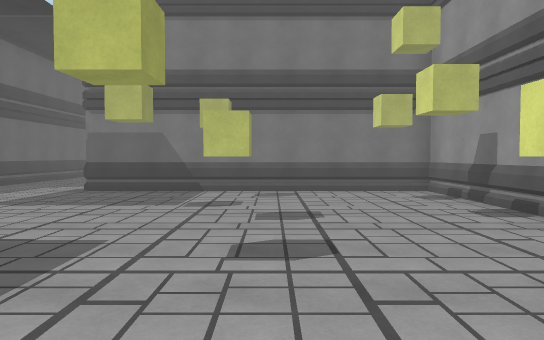
view 1 (above)

17 first-person views from a walk through a 3-D level made in the Unity game engine. The camera is 1.5 m above the floor, tilts 2° down and sees 70° across. The floor is counted in squares, 2 m on a side. Each view is taken from the middle of a square. On the plan, view 1 faces up. The plan holds only what a view shows up to about 12 squares ahead; the rest is blank. The place goes on beyond the plan. The player is left out.

view 2
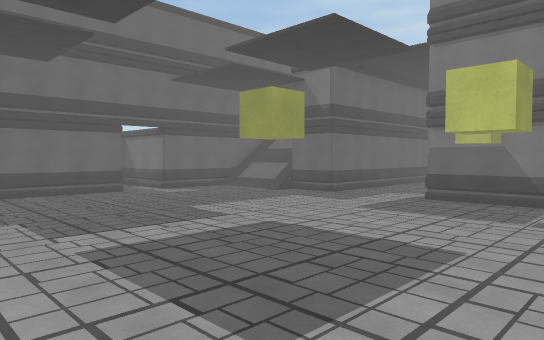

view 3
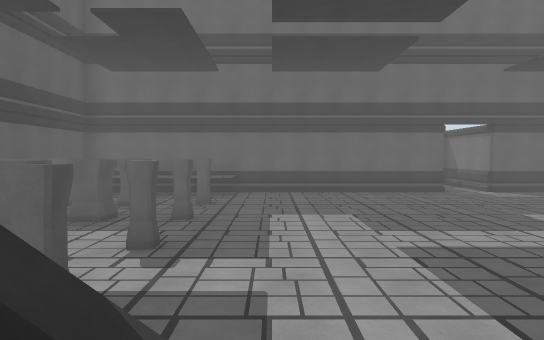

view 4
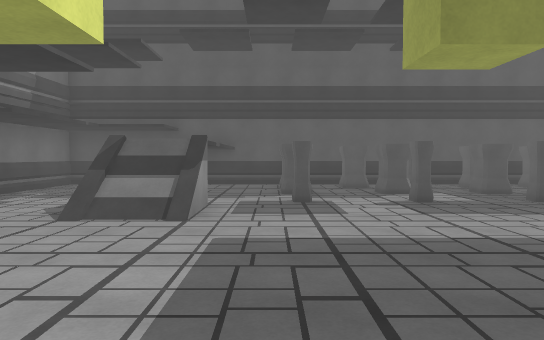

view 5
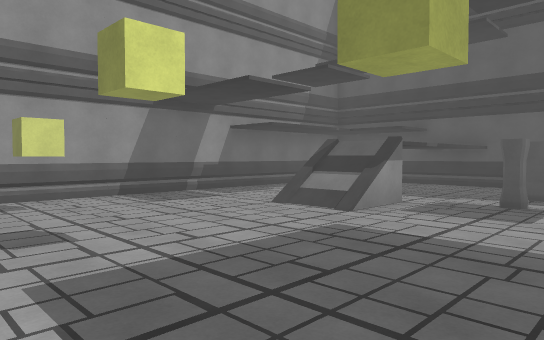

view 6
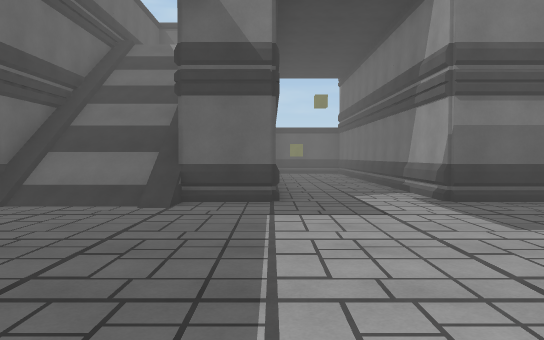

view 7
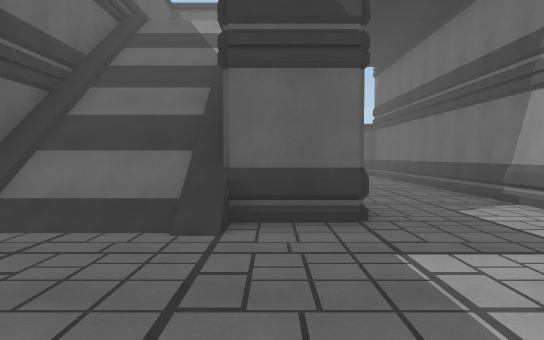

view 8
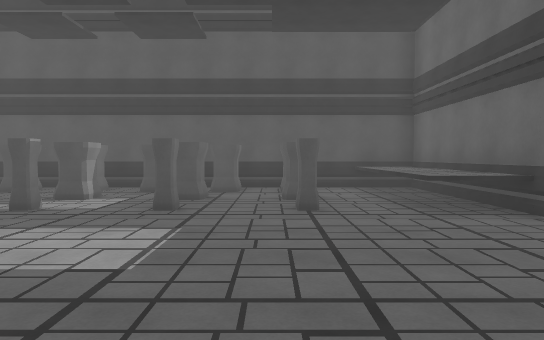

view 9
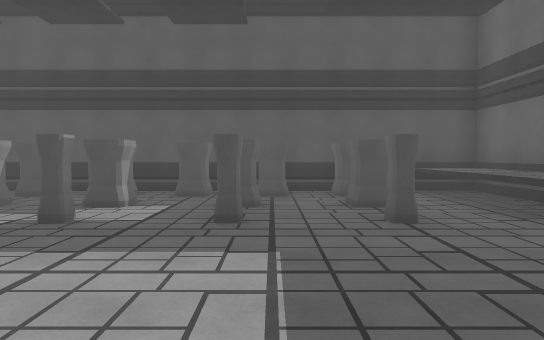

view 10
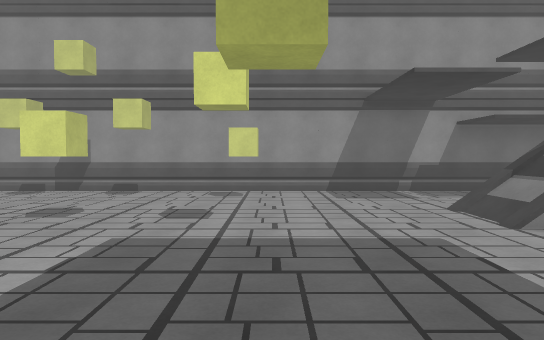

view 11
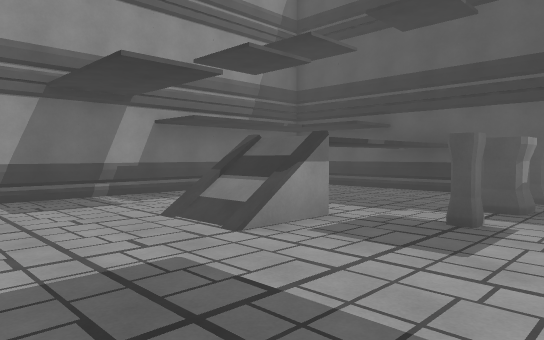

view 12
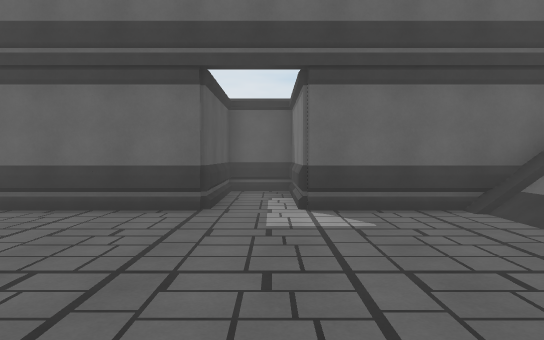

view 13
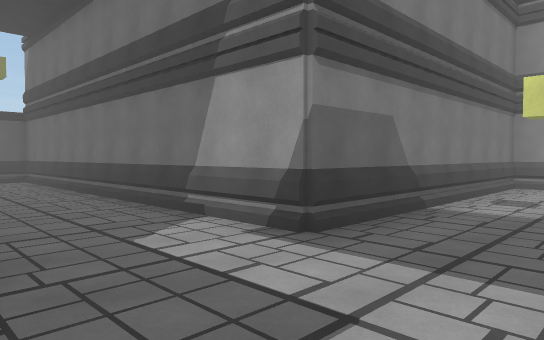

view 14
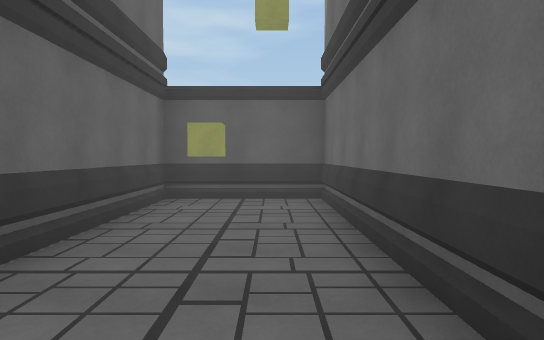

view 15
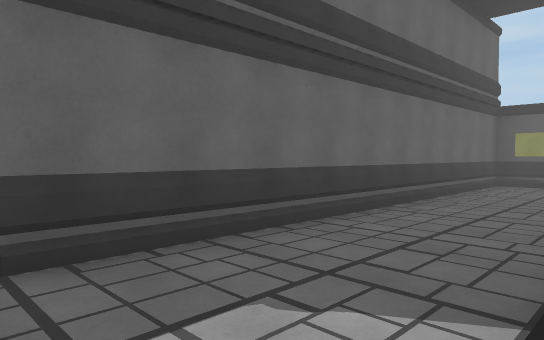

view 16
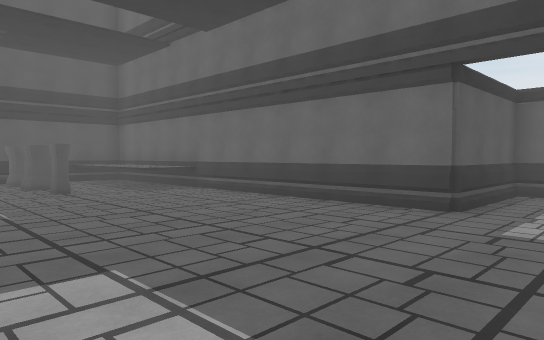

view 17
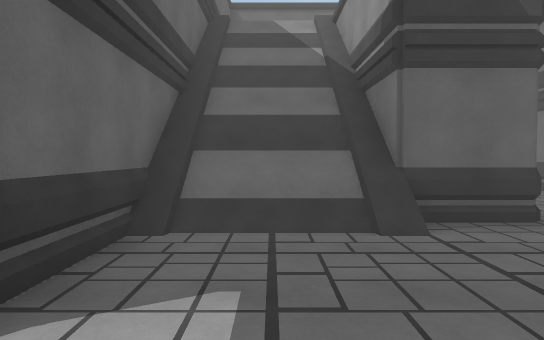

### Floor plan
Key: @ floor where view 1 was taken; # wall or solid block; . main floor; : floor 8 m higher than the main floor; / step, stairs or slope; = window, fence, low wall or low ledge; ^ raised ledge; C cube.
Columns run from 15 left of view 1 to 4 right of it. Each row starts with its distance up from view 1.
 19         ####
 18         #C.#
 17         #..#
 16     #   :..#
 15     #   :..#
 14    ##   :..#
 13    #//= :..#
 12    #//# :..#
 11    #//= :..#
 10    #//# :..#
  9    #//##:..#########
  8    #///............#
  7    #...............#
  6 ####...............#
  5 #..................#
  4 ####...............#
  3    #.............C.#
  2    #...............#
  1    #...............#
  0    #...........@...#
 -1    #..........//...#
 -2    #^^..#.#.#.#/...#
 -3    #^^.............#
 -4    #^^.#.#.#.#.....#
 -5    #^^..##.#.......#
 -6    #^^.............#
 -7     ################

Positions as (right, up) in squares from view 1, and headings:
1: (0, 0), facing up
2: (0, -1), facing up-left
3: (0, -1), facing left
4: (-2, 4), facing down
5: (-4, 4), facing down-right
6: (-7, 2), facing up
7: (-8, 4), facing up
8: (-8, 3), facing down
9: (-7, 2), facing down
10: (-5, 2), facing right
11: (-4, 2), facing down-right
12: (-6, 5), facing left
13: (-7, 6), facing up-right
14: (-5, 12), facing up
15: (-4, 8), facing up-left
16: (-6, 6), facing down-left
17: (-10, 4), facing up
